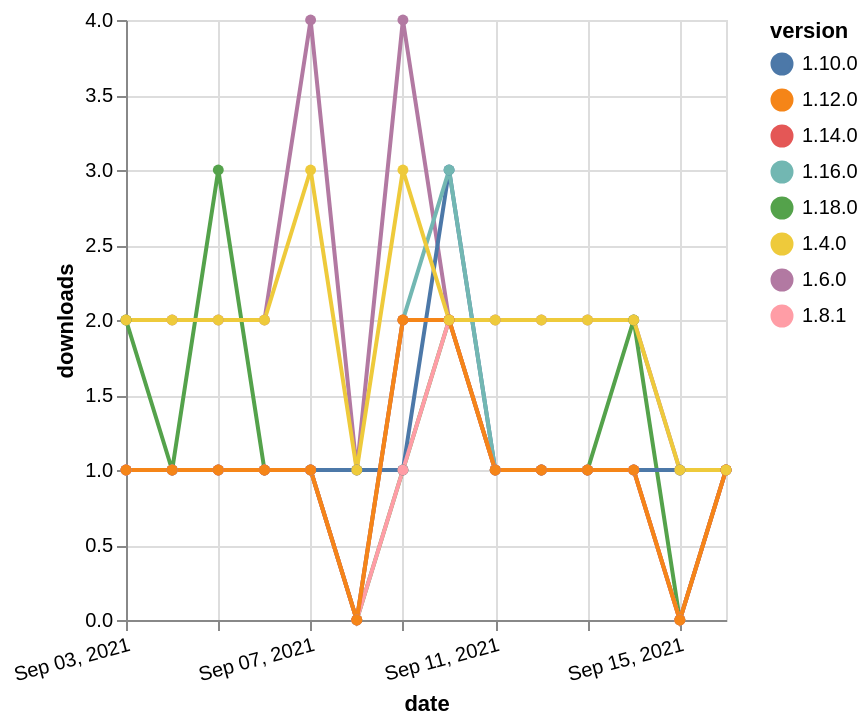

This figure's Vega-Lite source:
### Vega-Lite specification from a JSON file in a GitHub repository (floating-point values rounded to 4 significant figures)
{"$schema": "https://vega.github.io/schema/vega-lite/v5.json", "description": "A simple bar chart with embedded data.", "data": {"values": [{"date": "2021-09-03", "total": 2470, "delta": 2, "version": "1.6.0"}, {"date": "2021-09-04", "total": 2472, "delta": 2, "version": "1.6.0"}, {"date": "2021-09-05", "total": 2474, "delta": 2, "version": "1.6.0"}, {"date": "2021-09-06", "total": 2476, "delta": 2, "version": "1.6.0"}, {"date": "2021-09-07", "total": 2480, "delta": 4, "version": "1.6.0"}, {"date": "2021-09-08", "total": 2481, "delta": 1, "version": "1.6.0"}, {"date": "2021-09-09", "total": 2485, "delta": 4, "version": "1.6.0"}, {"date": "2021-09-10", "total": 2487, "delta": 2, "version": "1.6.0"}, {"date": "2021-09-11", "total": 2489, "delta": 2, "version": "1.6.0"}, {"date": "2021-09-12", "total": 2491, "delta": 2, "version": "1.6.0"}, {"date": "2021-09-13", "total": 2493, "delta": 2, "version": "1.6.0"}, {"date": "2021-09-14", "total": 2495, "delta": 2, "version": "1.6.0"}, {"date": "2021-09-15", "total": 2496, "delta": 1, "version": "1.6.0"}, {"date": "2021-09-16", "total": 2497, "delta": 1, "version": "1.6.0"}, {"date": "2021-09-03", "total": 125, "delta": 2, "version": "1.18.0"}, {"date": "2021-09-04", "total": 126, "delta": 1, "version": "1.18.0"}, {"date": "2021-09-05", "total": 129, "delta": 3, "version": "1.18.0"}, {"date": "2021-09-06", "total": 130, "delta": 1, "version": "1.18.0"}, {"date": "2021-09-07", "total": 131, "delta": 1, "version": "1.18.0"}, {"date": "2021-09-08", "total": 131, "delta": 0, "version": "1.18.0"}, {"date": "2021-09-09", "total": 132, "delta": 1, "version": "1.18.0"}, {"date": "2021-09-10", "total": 134, "delta": 2, "version": "1.18.0"}, {"date": "2021-09-11", "total": 135, "delta": 1, "version": "1.18.0"}, {"date": "2021-09-12", "total": 136, "delta": 1, "version": "1.18.0"}, {"date": "2021-09-13", "total": 137, "delta": 1, "version": "1.18.0"}, {"date": "2021-09-14", "total": 139, "delta": 2, "version": "1.18.0"}, {"date": "2021-09-15", "total": 139, "delta": 0, "version": "1.18.0"}, {"date": "2021-09-16", "total": 140, "delta": 1, "version": "1.18.0"}, {"date": "2021-09-03", "total": 323, "delta": 1, "version": "1.10.0"}, {"date": "2021-09-04", "total": 324, "delta": 1, "version": "1.10.0"}, {"date": "2021-09-05", "total": 325, "delta": 1, "version": "1.10.0"}, {"date": "2021-09-06", "total": 326, "delta": 1, "version": "1.10.0"}, {"date": "2021-09-07", "total": 327, "delta": 1, "version": "1.10.0"}, {"date": "2021-09-08", "total": 328, "delta": 1, "version": "1.10.0"}, {"date": "2021-09-09", "total": 329, "delta": 1, "version": "1.10.0"}, {"date": "2021-09-10", "total": 332, "delta": 3, "version": "1.10.0"}, {"date": "2021-09-11", "total": 333, "delta": 1, "version": "1.10.0"}, {"date": "2021-09-12", "total": 334, "delta": 1, "version": "1.10.0"}, {"date": "2021-09-13", "total": 335, "delta": 1, "version": "1.10.0"}, {"date": "2021-09-14", "total": 336, "delta": 1, "version": "1.10.0"}, {"date": "2021-09-15", "total": 337, "delta": 1, "version": "1.10.0"}, {"date": "2021-09-16", "total": 338, "delta": 1, "version": "1.10.0"}, {"date": "2021-09-03", "total": 182, "delta": 1, "version": "1.16.0"}, {"date": "2021-09-04", "total": 183, "delta": 1, "version": "1.16.0"}, {"date": "2021-09-05", "total": 184, "delta": 1, "version": "1.16.0"}, {"date": "2021-09-06", "total": 185, "delta": 1, "version": "1.16.0"}, {"date": "2021-09-07", "total": 186, "delta": 1, "version": "1.16.0"}, {"date": "2021-09-08", "total": 186, "delta": 0, "version": "1.16.0"}, {"date": "2021-09-09", "total": 188, "delta": 2, "version": "1.16.0"}, {"date": "2021-09-10", "total": 191, "delta": 3, "version": "1.16.0"}, {"date": "2021-09-11", "total": 192, "delta": 1, "version": "1.16.0"}, {"date": "2021-09-12", "total": 193, "delta": 1, "version": "1.16.0"}, {"date": "2021-09-13", "total": 194, "delta": 1, "version": "1.16.0"}, {"date": "2021-09-14", "total": 195, "delta": 1, "version": "1.16.0"}, {"date": "2021-09-15", "total": 195, "delta": 0, "version": "1.16.0"}, {"date": "2021-09-16", "total": 196, "delta": 1, "version": "1.16.0"}, {"date": "2021-09-03", "total": 236, "delta": 1, "version": "1.8.1"}, {"date": "2021-09-04", "total": 237, "delta": 1, "version": "1.8.1"}, {"date": "2021-09-05", "total": 238, "delta": 1, "version": "1.8.1"}, {"date": "2021-09-06", "total": 239, "delta": 1, "version": "1.8.1"}, {"date": "2021-09-07", "total": 240, "delta": 1, "version": "1.8.1"}, {"date": "2021-09-08", "total": 240, "delta": 0, "version": "1.8.1"}, {"date": "2021-09-09", "total": 241, "delta": 1, "version": "1.8.1"}, {"date": "2021-09-10", "total": 243, "delta": 2, "version": "1.8.1"}, {"date": "2021-09-11", "total": 244, "delta": 1, "version": "1.8.1"}, {"date": "2021-09-12", "total": 245, "delta": 1, "version": "1.8.1"}, {"date": "2021-09-13", "total": 246, "delta": 1, "version": "1.8.1"}, {"date": "2021-09-14", "total": 247, "delta": 1, "version": "1.8.1"}, {"date": "2021-09-15", "total": 247, "delta": 0, "version": "1.8.1"}, {"date": "2021-09-16", "total": 248, "delta": 1, "version": "1.8.1"}, {"date": "2021-09-03", "total": 158, "delta": 1, "version": "1.14.0"}, {"date": "2021-09-04", "total": 159, "delta": 1, "version": "1.14.0"}, {"date": "2021-09-05", "total": 160, "delta": 1, "version": "1.14.0"}, {"date": "2021-09-06", "total": 161, "delta": 1, "version": "1.14.0"}, {"date": "2021-09-07", "total": 162, "delta": 1, "version": "1.14.0"}, {"date": "2021-09-08", "total": 162, "delta": 0, "version": "1.14.0"}, {"date": "2021-09-09", "total": 164, "delta": 2, "version": "1.14.0"}, {"date": "2021-09-10", "total": 166, "delta": 2, "version": "1.14.0"}, {"date": "2021-09-11", "total": 167, "delta": 1, "version": "1.14.0"}, {"date": "2021-09-12", "total": 168, "delta": 1, "version": "1.14.0"}, {"date": "2021-09-13", "total": 169, "delta": 1, "version": "1.14.0"}, {"date": "2021-09-14", "total": 170, "delta": 1, "version": "1.14.0"}, {"date": "2021-09-15", "total": 170, "delta": 0, "version": "1.14.0"}, {"date": "2021-09-16", "total": 171, "delta": 1, "version": "1.14.0"}, {"date": "2021-09-03", "total": 185, "delta": 1, "version": "1.12.0"}, {"date": "2021-09-04", "total": 186, "delta": 1, "version": "1.12.0"}, {"date": "2021-09-05", "total": 187, "delta": 1, "version": "1.12.0"}, {"date": "2021-09-06", "total": 188, "delta": 1, "version": "1.12.0"}, {"date": "2021-09-07", "total": 189, "delta": 1, "version": "1.12.0"}, {"date": "2021-09-08", "total": 189, "delta": 0, "version": "1.12.0"}, {"date": "2021-09-09", "total": 191, "delta": 2, "version": "1.12.0"}, {"date": "2021-09-10", "total": 193, "delta": 2, "version": "1.12.0"}, {"date": "2021-09-11", "total": 194, "delta": 1, "version": "1.12.0"}, {"date": "2021-09-12", "total": 195, "delta": 1, "version": "1.12.0"}, {"date": "2021-09-13", "total": 196, "delta": 1, "version": "1.12.0"}, {"date": "2021-09-14", "total": 197, "delta": 1, "version": "1.12.0"}, {"date": "2021-09-15", "total": 197, "delta": 0, "version": "1.12.0"}, {"date": "2021-09-16", "total": 198, "delta": 1, "version": "1.12.0"}, {"date": "2021-09-03", "total": 2307, "delta": 2, "version": "1.4.0"}, {"date": "2021-09-04", "total": 2309, "delta": 2, "version": "1.4.0"}, {"date": "2021-09-05", "total": 2311, "delta": 2, "version": "1.4.0"}, {"date": "2021-09-06", "total": 2313, "delta": 2, "version": "1.4.0"}, {"date": "2021-09-07", "total": 2316, "delta": 3, "version": "1.4.0"}, {"date": "2021-09-08", "total": 2317, "delta": 1, "version": "1.4.0"}, {"date": "2021-09-09", "total": 2320, "delta": 3, "version": "1.4.0"}, {"date": "2021-09-10", "total": 2322, "delta": 2, "version": "1.4.0"}, {"date": "2021-09-11", "total": 2324, "delta": 2, "version": "1.4.0"}, {"date": "2021-09-12", "total": 2326, "delta": 2, "version": "1.4.0"}, {"date": "2021-09-13", "total": 2328, "delta": 2, "version": "1.4.0"}, {"date": "2021-09-14", "total": 2330, "delta": 2, "version": "1.4.0"}, {"date": "2021-09-15", "total": 2331, "delta": 1, "version": "1.4.0"}, {"date": "2021-09-16", "total": 2332, "delta": 1, "version": "1.4.0"}]}, "width": "container", "mark": {"type": "line", "point": {"filled": true}}, "encoding": {"x": {"field": "date", "type": "temporal", "timeUnit": "yearmonthdate", "title": "date", "axis": {"labelAngle": -15}}, "y": {"field": "delta", "type": "quantitative", "title": "downloads"}, "color": {"field": "version", "type": "nominal"}, "tooltip": {"field": "delta"}}}
